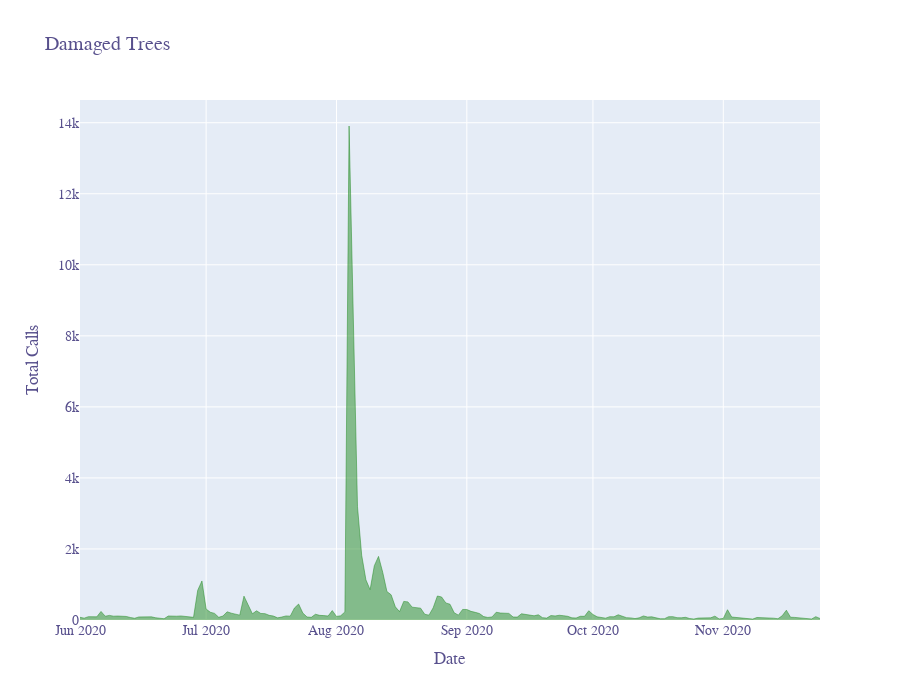

Notebook cell for this chart:
### Code cell
#create and show area plot (damaged trees)
damaged_tree_fig = go.Figure()
damaged_tree_fig.add_trace(go.Scatter(
    x=dt.index, y=dt["Damaged Tree"],
    hoverinfo='x+y',
    mode='lines',
    line=dict(width=0.5, color='#228B22'), name="Damaged Trees",
    stackgroup='one'
    ))

damaged_tree_fig.update_layout(title="Damaged Trees", height=700,
                  xaxis_title="Date",
                  yaxis_title="Total Calls", 

font=dict(family="silom",
          size=14, color="#58508d"))

damaged_tree_fig.show()

### Figure 1 — Plotly figure (JSON) as saved in the notebook; plotly's stock layout.template omitted (floating-point values rounded to 4 significant figures; data arrays with more than 128 entries replaced by an {"elided": "..."} marker saying what was removed)
{"data": [{"name": "Damaged Trees", "stackgroup": "one", "mode": "lines", "hoverinfo": "x+y", "y": {"elided": "177 int values"}, "x": {"elided": "177 str values"}, "line": {"color": "#228B22", "width": 0.5}, "type": "scatter"}], "layout": {"title": {"text": "Damaged Trees"}, "yaxis": {"title": {"text": "Total Calls"}}, "height": 700, "xaxis": {"title": {"text": "Date"}}, "font": {"color": "#58508d", "family": "silom", "size": 14}}}
